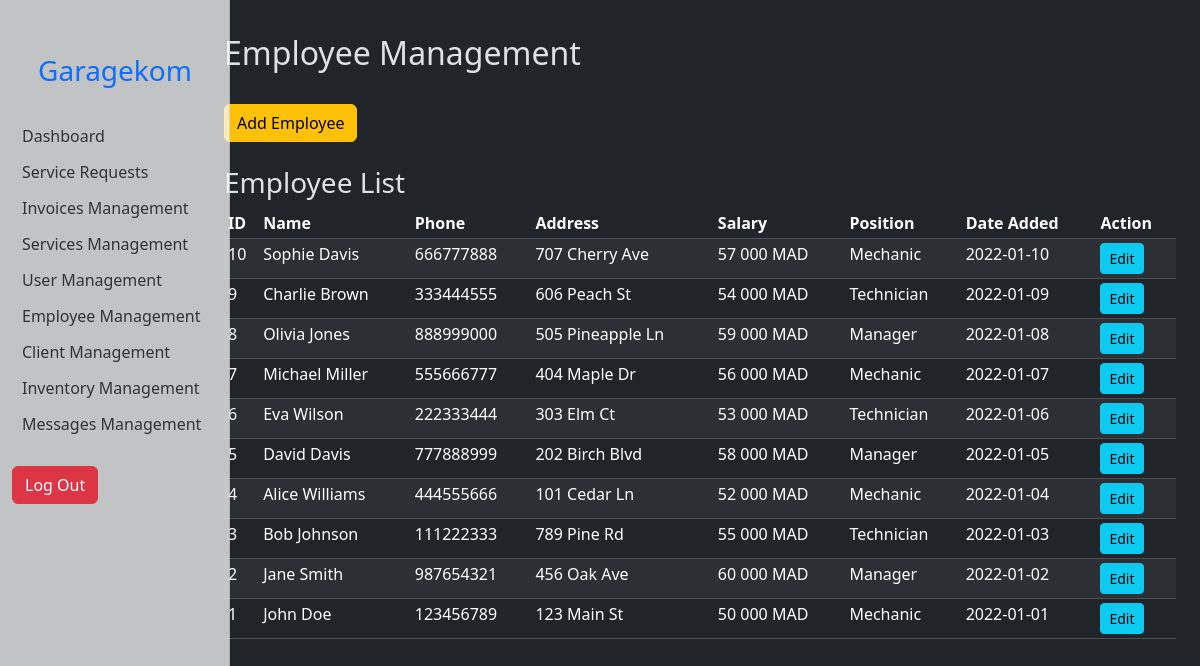
Before: /admin/employee-management.php (signed in) with the older database file.
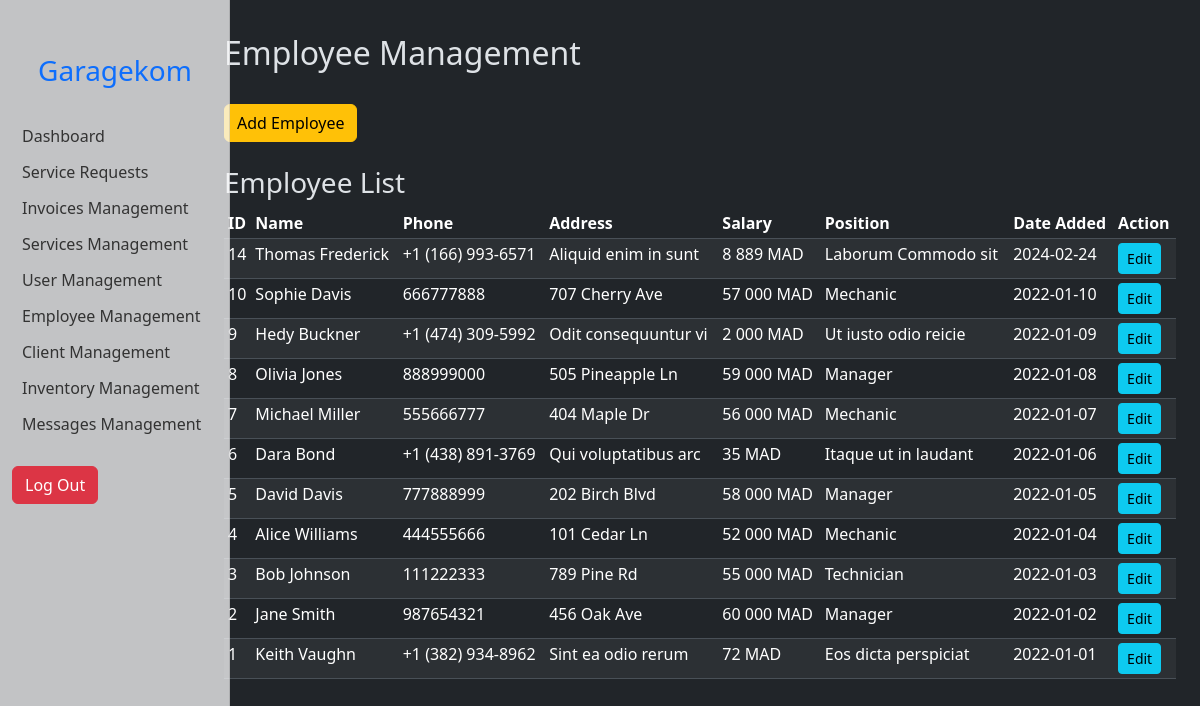
After: the same page with the newer database file.
### tables this page shows
CREATE TABLE `employees` (
  `employee_id` int(11) NOT NULL,
  `employee_name` varchar(255) NOT NULL,
  `employee_address` varchar(255) NOT NULL,
  `employee_phone` varchar(20) NOT NULL,
  `employee_salary` decimal(10,2) NOT NULL,
  `employee_added_date` date NOT NULL,
  `employee_position` varchar(255) NOT NULL
);

### admin/employee-management.php (the view, shortened to what this page needs)
</head>
<body>
    <?php require_once("connect-DB.php") ?>
    <div class="container-fluid">
        <div class="row">
            <main class="col-md-9 ms-sm-auto col-lg-10 px-md-4 mt-4">
                <h2>Employee Management</h2>
                <div class="mb-4">
                    <button type="button" class="btn btn-warning mt-4" data-bs-toggle="modal"
                        data-bs-target="#addEmployee">Add Employee</button>
                </div>
                <div class="table-responsive">
                    <h3>Employee List</h3>
                    <table class="table table-striped table-sm table-hover">
                        <thead>
                            <tr>
                                <th>ID</th>
                                <th>Name</th>
                                <th>Phone</th>
                                <th>Address</th>
                                <th>Salary</th>
                                <th>Position</th>
                                <th>Date Added</th>
                                <th>Action</th>
                            </tr>
                        </thead>
                        <tbody>
                            <?php
                            $employees = $database->prepare("SELECT * FROM employees ORDER BY employee_added_date DESC");
                            $employees->execute();
                            $employees = $employees->fetchAll(PDO::FETCH_ASSOC);
                            foreach ($employees as $employee) {
                                echo "<tr>";
                                echo "<td>" . $employee["employee_id"] . "</td>";
                                echo "<td>" . $employee["employee_name"] . "</td>";
                                echo "<td>" . $employee["employee_phone"] . "</td>";
                                echo "<td>" . $employee["employee_address"] . "</td>";
                                echo "<td>" . number_format($employee["employee_salary"], 0, '.', ' ') . " MAD</td>";
                                echo "<td>" . $employee["employee_position"] . "</td>";
                                echo "<td>" . $employee["employee_added_date"] . "</td>";
                                echo "<td>";
                                echo '<button class="btn btn-info btn-sm" data-bs-toggle="modal" data-bs-target="#editEmployee" data-bs-id="' . $employee["employee_id"] . '">Edit</button>';
                                echo "</td>";
                                echo "</tr>";
                            }
                            ?>
                        </tbody>
                    </table>
                </div>
            </main>
</body>
</html>

### admin/style.css (style rules this page uses)
* { transition: all 0.2s ease-in-out; scroll-behavior: smooth; }
body { font-size: 0.875rem; }
#sidebar { min-width: 230px; max-width: 230px; }
.sidebar { position: fixed; top: 0; bottom: 0; left: 0; z-index: 1000; padding: 48px 0 0; box-shadow: inset -1px 0 0 rgba(0, 0, 0, 0.1); }
.sidebar a { display: block; padding: 6px 0; color: #333; }
main { padding: 10px; }

Changed rows visible on the page:
added employees: employee_id "14", employee_name "Thomas Frederick", employee_phone "+1 (166) 993-6571", employee_address "Aliquid enim in sunt", employee_salary "8 889", employee_position "Laborum Commodo sit", employee_added_date "2024-02-24"
changed employees id 9: employee_name "Charlie Brown" → "Hedy Buckner"; employee_phone "333444555" → "+1 (474) 309-5992"; employee_address "606 Peach St" → "Odit consequuntur vi"; employee_salary "54 000" → "2 000"; employee_position "Technician" → "Ut iusto odio reicie"
changed employees id 6: employee_name "Eva Wilson" → "Dara Bond"; employee_phone "222333444" → "+1 (438) 891-3769"; employee_address "303 Elm Ct" → "Qui voluptatibus arc"; employee_salary "53 000" → "35"; employee_position "Technician" → "Itaque ut in laudant"
changed employees id 1: employee_name "John Doe" → "Keith Vaughn"; employee_phone "123456789" → "+1 (382) 934-8962"; employee_address "123 Main St" → "Sint ea odio rerum"; employee_salary "50 000" → "72"; employee_position "Mechanic" → "Eos dicta perspiciat"
